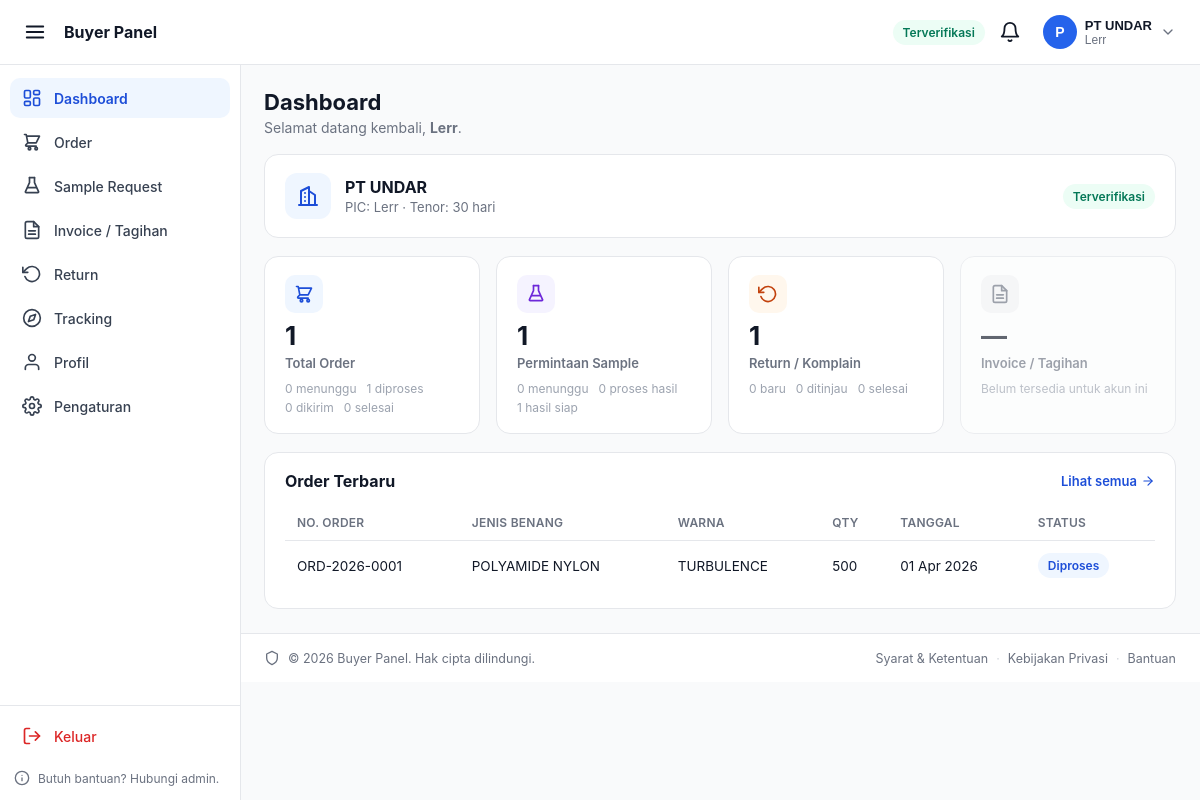
/buyer_panel/dashboard.php (signed in), run on the app's committed database.
### tables this page shows
CREATE TABLE `buyer_profile` (
  `id_buyer` int(11) NOT NULL,
  `id_user` int(11) NOT NULL,
  `kode_pelanggan` varchar(20) DEFAULT NULL,
  `nama_perusahaan` varchar(150) NOT NULL,
  `nama_pic` varchar(100) NOT NULL,
  `no_whatsapp` varchar(20) NOT NULL,
  `alamat` text NOT NULL,
  `negara` varchar(50) NOT NULL,
  `contact_person` varchar(100) DEFAULT NULL,
  `no_telp` varchar(20) DEFAULT NULL,
  `npwp` varchar(25) DEFAULT NULL,
  `nib` varchar(20) DEFAULT NULL,
  `upload_dokumen` varchar(255) DEFAULT NULL,
  `status_verifikasi` enum('pending','approved','rejected','blocked') NOT NULL DEFAULT 'pending',
  `diverifikasi_oleh` int(11) DEFAULT NULL,
  `tanggal_diblokir` datetime DEFAULT NULL,
  `tenor_hari` int(11) NOT NULL DEFAULT 30
);

CREATE TABLE `orders` (
  `id_order` int(11) NOT NULL,
  `id_buyer` int(11) NOT NULL,
  `no_order` varchar(20) NOT NULL,
  `kode_warna` varchar(20) DEFAULT NULL,
  `nama_warna` varchar(100) DEFAULT NULL,
  `jenis_benang` varchar(100) NOT NULL,
  `ukuran_benang` varchar(50) DEFAULT NULL,
  `qty` int(11) NOT NULL,
  `harga_benang` decimal(15,2) NOT NULL,
  `tanggal` date NOT NULL,
  `catatan` text DEFAULT NULL,
  `status` enum('pending','processing','shipped','done','cancelled') NOT NULL DEFAULT 'pending'
);

### buyer_panel/partials/config.php (called while the page is built, shortened)
<?php
$conn = getDB();
$stmt = $conn->prepare("
    SELECT
        u.id_user,
        u.email,
        u.role,
        bp.id_buyer,
        bp.kode_pelanggan,
        bp.nama_perusahaan,
        bp.nama_pic,
        bp.no_whatsapp,
        bp.status_verifikasi,
        bp.tenor_hari,
        bp.upload_dokumen
    FROM users u
    INNER JOIN buyer_profile bp ON bp.id_user = u.id_user
    WHERE u.id_user = ?
    LIMIT 1
");
$stmt->bind_param('i', $_SESSION['user_id']);
$stmt->execute();
$currentBuyer = $stmt->get_result()->fetch_assoc();

### buyer_panel/dashboard.php (the view, shortened to what this page needs)
<?php
require_once __DIR__ . '/partials/config.php';
$idBuyer = (int) ($currentBuyer['id_buyer'] ?? 0);
$orderSummary = [
    'pending'    => 0,
    'processing' => 0,
    'shipped'    => 0,
    'done'       => 0,
    'cancelled'  => 0,
];
$totalOrder = 0;
$stmt = $conn->prepare("
    SELECT status, COUNT(*) AS jumlah
    FROM orders
    WHERE id_buyer = ?
    GROUP BY status
");
$stmt->bind_param('i', $idBuyer);
$stmt->execute();
$res = $stmt->get_result();
while ($row = $res->fetch_assoc()) {
    $orderSummary[$row['status']] = (int) $row['jumlah'];
    $totalOrder += (int) $row['jumlah'];
}
$sampleSummary = [
    'pending'        => 0,
    'waiting_result' => 0,
    'result_ready'   => 0,
    'approved'       => 0,
    'rejected'       => 0,
    'revision'       => 0,
];
$totalSample = 0;
$stmt = $conn->prepare("
    SELECT status, COUNT(*) AS jumlah
    FROM sample_requests
    WHERE id_buyer = ?
    GROUP BY status
");
$stmt->bind_param('i', $idBuyer);
$stmt->execute();
$res = $stmt->get_result();
while ($row = $res->fetch_assoc()) {
    $sampleSummary[$row['status']] = (int) $row['jumlah'];
    $totalSample += (int) $row['jumlah'];
}
$returnSummary = [
    'submitted'    => 0,
    'under_review' => 0,
    'approved'     => 0,
    'resolved'     => 0,
    'rejected'     => 0,
];
$totalReturn = 0;
$stmt = $conn->prepare("
    SELECT r.status, COUNT(*) AS jumlah
    FROM order_returns r
    INNER JOIN orders o ON o.id_order = r.id_order
    WHERE o.id_buyer = ?
    GROUP BY r.status
");
$stmt->bind_param('i', $idBuyer);
$stmt->execute();
$res = $stmt->get_result();
while ($row = $res->fetch_assoc()) {
    $returnSummary[$row['status']] = (int) $row['jumlah'];
    $totalReturn += (int) $row['jumlah'];
}
$recentOrders = [];
$stmt = $conn->prepare("
    SELECT id_order, no_order, jenis_benang, nama_warna, qty, harga_benang, tanggal, status
    FROM orders
    WHERE id_buyer = ?
    ORDER BY tanggal DESC, id_order DESC
    LIMIT 5
");
$stmt->bind_param('i', $idBuyer);
$stmt->execute();
$res = $stmt->get_result();
while ($row = $res->fetch_assoc()) {
    $recentOrders[] = $row;
}
$orderStatusLabel = [
    'pending'    => ['label' => 'Menunggu', 'class' => 'badge-pending'],
    'processing' => ['label' => 'Diproses', 'class' => 'badge-info'],
    'shipped'    => ['label' => 'Dikirim', 'class' => 'badge-info'],
    'done'       => ['label' => 'Selesai', 'class' => 'badge-verified'],
    'cancelled'  => ['label' => 'Dibatalkan', 'class' => 'badge-rejected'],
];
?>
<!DOCTYPE html>
<html lang="id">
<head>
</head>
<body>
<?php include __DIR__ . '/partials/_header.php'; ?>
<?php include __DIR__ . '/partials/_sidebar.php'; ?>
<div class="bp-content">
    <main class="bp-dash">
        <div class="bp-dash__heading">
            <h1>Dashboard</h1>
            <p>Selamat datang kembali, <strong><?= htmlspecialchars($currentBuyer['nama_pic'] ?? '') ?></strong>.</p>
        </div>
        <section class="bp-card bp-profile-card">
            <div class="bp-profile-card__info">
                <div class="bp-profile-card__icon">
                </div>
                <div>
                    <div class="bp-profile-card__name"><?= htmlspecialchars($currentBuyer['nama_perusahaan'] ?? '-') ?></div>
                    <div class="bp-profile-card__meta">
                        PIC: <?= htmlspecialchars($currentBuyer['nama_pic'] ?? '-') ?>
                        &middot; Tenor: <?= htmlspecialchars((string) ($currentBuyer['tenor_hari'] ?? 30)) ?> hari
                    </div>
                </div>
            </div>
            <?php
            $vStatus = $currentBuyer['status_verifikasi'] ?? 'pending';
            $vBadge = [
                'approved' => ['label' => 'Terverifikasi', 'class' => 'badge-verified'],
                'pending'  => ['label' => 'Menunggu Verifikasi', 'class' => 'badge-pending'],
                'rejected' => ['label' => 'Ditolak', 'class' => 'badge-rejected'],
                'blocked'  => ['label' => 'Diblokir', 'class' => 'badge-rejected'],
            ][$vStatus] ?? ['label' => 'Menunggu Verifikasi', 'class' => 'badge-pending'];
            ?>
            <span class="bp-badge <?= $vBadge['class'] ?>"><?= htmlspecialchars($vBadge['label']) ?></span>
        </section>
        <section class="bp-stats-grid">
            <div class="bp-card bp-stat">
                <div class="bp-stat__icon bp-stat__icon--blue">
                </div>
                <div class="bp-stat__value"><?= $totalOrder ?></div>
                <div class="bp-stat__label">Total Order</div>
                <div class="bp-stat__breakdown">
                    <span><?= $orderSummary['pending'] ?> menunggu</span>
                    <span><?= $orderSummary['processing'] ?> diproses</span>
                    <span><?= $orderSummary['shipped'] ?> dikirim</span>
                    <span><?= $orderSummary['done'] ?> selesai</span>
                </div>
            </div>
            <div class="bp-card bp-stat">
                <div class="bp-stat__icon bp-stat__icon--purple">
                    <svg viewBox="0 0 24 24" fill="none" stroke="currentColor" stroke-width="2" stroke-linecap="round" stroke-linejoin="round" width="20" height="20">
                        <path d="M9 2v6L4 19a1 1 0 0 0 1 1h14a1 1 0 0 0 1-1L15 8V2"></path>
                        <line x1="9" y1="2" x2="15" y2="2"></line>
                        <line x1="7" y1="14" x2="17" y2="14"></line>
                    </svg>
                </div>
                <div class="bp-stat__value"><?= $totalSample ?></div>
                <div class="bp-stat__label">Permintaan Sample</div>
                <div class="bp-stat__breakdown">
                    <span><?= $sampleSummary['pending'] ?> menunggu</span>
                    <span><?= $sampleSummary['waiting_result'] ?> proses hasil</span>
                    <span><?= $sampleSummary['result_ready'] ?> hasil siap</span>
                </div>
            </div>
            <div class="bp-card bp-stat">
                <div class="bp-stat__icon bp-stat__icon--orange">
                    <svg viewBox="0 0 24 24" fill="none" stroke="currentColor" stroke-width="2" stroke-linecap="round" stroke-linejoin="round" width="20" height="20">
                        <polyline points="1 4 1 10 7 10"></polyline>
                        <path d="M3.51 15a9 9 0 1 0 2.13-9.36L1 10"></path>
                    </svg>
                </div>
                <div class="bp-stat__value"><?= $totalReturn ?></div>
                <div class="bp-stat__label">Return / Komplain</div>
                <div class="bp-stat__breakdown">
                    <span><?= $returnSummary['submitted'] ?> baru</span>
                    <span><?= $returnSummary['under_review'] ?> ditinjau</span>
                    <span><?= $returnSummary['resolved'] ?> selesai</span>
                </div>
            </div>
            <div class="bp-card bp-stat bp-stat--disabled">
                <div class="bp-stat__icon bp-stat__icon--gray">
                </div>
                <div class="bp-stat__value">&mdash;</div>
                <div class="bp-stat__label">Invoice / Tagihan</div>
                <div class="bp-stat__breakdown">
                    <span>Belum tersedia untuk akun ini</span>
                </div>
            </div>
        </section>
        <section class="bp-card bp-recent">
            <div class="bp-recent__header">
                <h2>Order Terbaru</h2>
                <a href="<?= BUYER_URL ?>/orders.php" class="bp-link">
                    Lihat semua
                    <svg viewBox="0 0 24 24" fill="none" stroke="currentColor" stroke-width="2" stroke-linecap="round" stroke-linejoin="round" width="14" height="14">
                        <line x1="5" y1="12" x2="19" y2="12"></line>
                        <polyline points="12 5 19 12 12 19"></polyline>
                    </svg>
                </a>
            </div>
            <?php if (empty($recentOrders)): ?>
                <div class="bp-empty">
                    <svg viewBox="0 0 24 24" fill="none" stroke="currentColor" stroke-width="2" stroke-linecap="round" stroke-linejoin="round" width="40" height="40">
                        <path d="M3 3h2l.4 2M7 13h10l4-8H5.4"></path>
                        <circle cx="9" cy="20" r="1.5"></circle>
                        <circle cx="17" cy="20" r="1.5"></circle>
                    </svg>
                    <p>Belum ada order yang dibuat.</p>
                </div>
            <?php else: ?>
                <div class="bp-table-wrap">
                    <table class="bp-table">
                        <thead>
                            <tr>
                                <th>No. Order</th>
                                <th>Jenis Benang</th>
                                <th>Warna</th>
                                <th>Qty</th>
                                <th>Tanggal</th>
                                <th>Status</th>
                            </tr>
                        </thead>
                        <tbody>
                            <?php foreach ($recentOrders as $o): ?>
                                <?php $st = $orderStatusLabel[$o['status']] ?? ['label' => $o['status'], 'class' => 'badge-pending']; ?>
                                <tr>
                                    <td data-label="No. Order"><?= htmlspecialchars($o['no_order']) ?></td>
                                    <td data-label="Jenis Benang"><?= htmlspecialchars($o['jenis_benang']) ?></td>
                                    <td data-label="Warna"><?= htmlspecialchars($o['nama_warna'] ?? '-') ?></td>
                                    <td data-label="Qty"><?= number_format((float) $o['qty'], 0, ',', '.') ?></td>
                                    <td data-label="Tanggal"><?= date('d M Y', strtotime($o['tanggal'])) ?></td>
                                    <td data-label="Status">
                                        <span class="bp-badge <?= $st['class'] ?>"><?= htmlspecialchars($st['label']) ?></span>
                                    </td>
                                </tr>
                            <?php endforeach; ?>
                        </tbody>
                    </table>
                </div>
            <?php endif; ?>
        </section>
    </main>
</div>
<?php include __DIR__ . '/partials/_footer.php'; ?>
</body>
</html>

### buyer_panel/partials/_header.php (shortened to what this page needs)
<?php
$namaPerusahaan = $currentBuyer['nama_perusahaan'] ?? 'Buyer';
$namaPic         = $currentBuyer['nama_pic'] ?? '';
$statusVerif     = $currentBuyer['status_verifikasi'] ?? 'pending';
$inisial = mb_strtoupper(mb_substr($namaPerusahaan, 0, 1));
$statusBadge = [
    'approved' => ['label' => 'Terverifikasi', 'class' => 'badge-verified'],
    'pending'  => ['label' => 'Menunggu Verifikasi', 'class' => 'badge-pending'],
    'rejected' => ['label' => 'Ditolak', 'class' => 'badge-rejected'],
    'blocked'  => ['label' => 'Diblokir', 'class' => 'badge-rejected'],
][$statusVerif] ?? ['label' => 'Menunggu Verifikasi', 'class' => 'badge-pending'];
?>
<header class="bp-header" id="bpHeader">
    <div class="bp-header__left">
        <button type="button" class="bp-icon-btn bp-header__menu-btn" id="bpSidebarToggle" aria-label="Buka/tutup menu" aria-controls="bpSidebar" aria-expanded="false">
            <svg viewBox="0 0 24 24" fill="none" stroke="currentColor" stroke-width="2" stroke-linecap="round" stroke-linejoin="round" width="22" height="22">
                <line x1="3" y1="6" x2="21" y2="6"></line>
                <line x1="3" y1="12" x2="21" y2="12"></line>
                <line x1="3" y1="18" x2="21" y2="18"></line>
            </svg>
        </button>
        <a href="<?= BUYER_URL ?>/dashboard.php" class="bp-header__brand">
            <span class="bp-header__brand-text">Buyer Panel</span>
        </a>
    </div>
    <div class="bp-header__right">
        <span class="bp-badge <?= $statusBadge['class'] ?> bp-header__badge-desktop">
            <?= htmlspecialchars($statusBadge['label']) ?>
        </span>
        <div class="bp-header__notif">
            <button type="button" class="bp-icon-btn" id="bpNotifBtn" aria-label="Notifikasi" aria-haspopup="true" aria-expanded="false">
                <svg viewBox="0 0 24 24" fill="none" stroke="currentColor" stroke-width="2" stroke-linecap="round" stroke-linejoin="round" width="22" height="22">
                    <path d="M18 8a6 6 0 0 0-12 0c0 7-3 9-3 9h18s-3-2-3-9"></path>
                    <path d="M13.73 21a2 2 0 0 1-3.46 0"></path>
                </svg>
            </button>
        </div>
        <div class="bp-header__profile">
            <button type="button" class="bp-header__profile-btn" id="bpProfileBtn" aria-haspopup="true" aria-expanded="false">
                <span class="bp-avatar"><?= htmlspecialchars($inisial) ?></span>
                <span class="bp-header__profile-info">
                    <span class="bp-header__profile-name"><?= htmlspecialchars($namaPerusahaan) ?></span>
                    <span class="bp-header__profile-pic"><?= htmlspecialchars($namaPic) ?></span>
                </span>
                <svg class="bp-header__chevron" viewBox="0 0 24 24" fill="none" stroke="currentColor" stroke-width="2" stroke-linecap="round" stroke-linejoin="round" width="16" height="16">
                    <polyline points="6 9 12 15 18 9"></polyline>
                </svg>
            </button>
        </div>
    </div>
</header>

### data on the page
buyer_profile: status_verifikasi "Terverifikasi", nama_perusahaan "P", nama_perusahaan "PT UNDAR", nama_pic "Lerr", tenor_hari "30"
orders: no_order "ORD-2026-0001", jenis_benang "POLYAMIDE NYLON", nama_warna "TURBULENCE", qty "500", tanggal "01 Apr 2026", status "Diproses"

### other printed values
$item['label'] "Dashboard"
$item['label'] "Order"
$item['label'] "Sample Request"
$item['label'] "Invoice / Tagihan"
$item['label'] "Return"
$item['label'] "Tracking"
$item['label'] "Profil"
$item['label'] "Pengaturan"
$totalOrder "1"
$orderSummary['pending'] "0"
$orderSummary['processing'] "1"
$orderSummary['shipped'] "0"
$orderSummary['done'] "0"
$totalSample "1"
$sampleSummary['pending'] "0"
